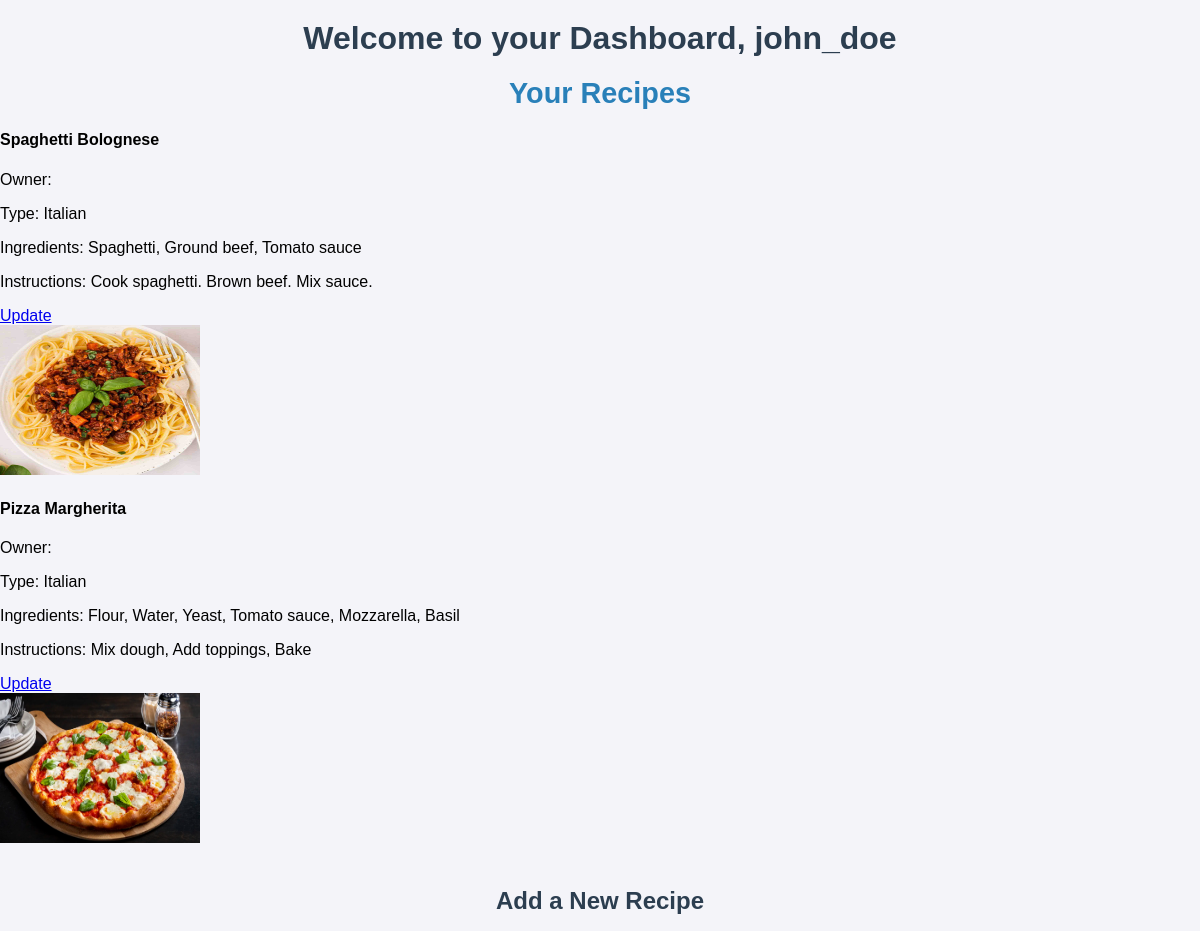
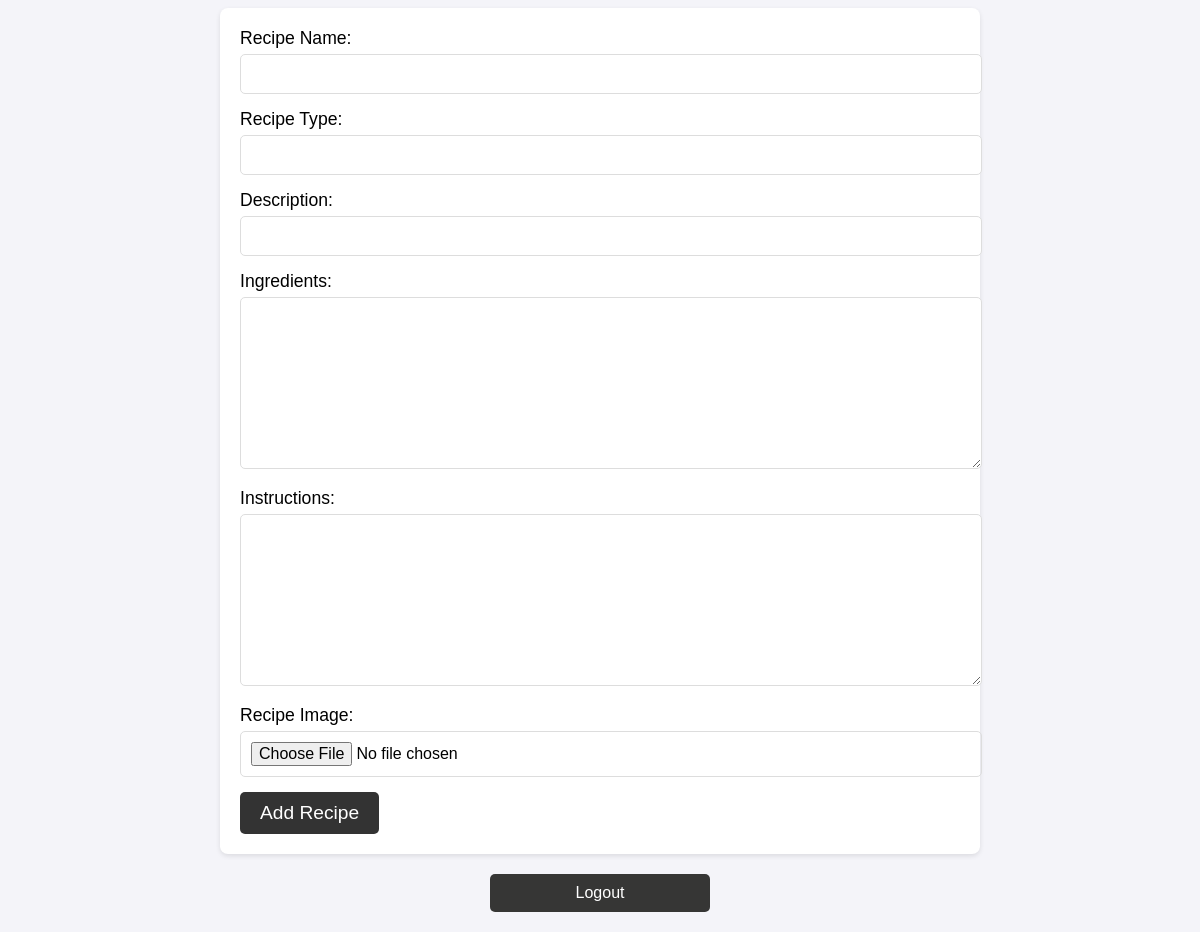
/dashboard.php (signed in), run on the app's committed database (2 pictures, top to bottom).
### tables this page shows
CREATE TABLE `users` (
  `uid` int(11) UNSIGNED NOT NULL,
  `username` varchar(255) NOT NULL,
  `password` varchar(255) NOT NULL,
  `email` varchar(255) NOT NULL
);

CREATE TABLE `recipes` (
  `rid` int(11) NOT NULL,
  `name` varchar(50) NOT NULL,
  `description` varchar(300) DEFAULT NULL,
  `type` enum('French','Italian','Chinese','Indian','Mexican','Others') NOT NULL,
  `Cookingtime` int(4) DEFAULT NULL,
  `ingredients` varchar(1000) DEFAULT NULL,
  `instructions` varchar(1000) DEFAULT NULL,
  `image` varchar(200) DEFAULT NULL,
  `uid` int(11) UNSIGNED NOT NULL
);

### dashboard.php (the view, shortened to what this page needs)
<?php
include('config.php');
$user_id = $_SESSION['user_id'];
$query = "SELECT username FROM users WHERE uid = :user_id";
$stmt = $db->prepare($query);
$stmt->bindParam(':user_id', $user_id, PDO::PARAM_INT);
$stmt->execute();
$user = $stmt->fetch(PDO::FETCH_ASSOC);
$recipe_query = "SELECT * FROM recipes WHERE uid = :user_id";
$recipe_stmt = $db->prepare($recipe_query);
$recipe_stmt->bindParam(':user_id', $user_id, PDO::PARAM_INT);
$recipe_stmt->execute();
$recipes = $recipe_stmt->fetchAll(PDO::FETCH_ASSOC);
if ($user) {
    $username = $user['username'];
} else {
    echo "User not found!";
    exit();
}
?>
<!DOCTYPE html>
<html lang="en">
<head>
</head>
<body>
    <h1>Welcome to your Dashboard, <?= htmlspecialchars($username) ?></h1>
    <h2>Your Recipes</h2>
    <?php if (count($recipes) > 0): ?>
        <?php foreach ($recipes as $recipe): ?>
            <section class="recipe">
                <h4><?= htmlspecialchars($recipe['name']) ?></h4>
                <div class="recipe-details">
                    <p>Owner: <?= htmlspecialchars($recipe['owner_name']) ?></p>
                    <p>Type: <?= htmlspecialchars($recipe['type']) ?></p>
                    <p>Ingredients: <?= htmlspecialchars($recipe['ingredients']) ?></p>
                    <p>Instructions: <?= htmlspecialchars($recipe['instructions']) ?></p>
                    <a href="update.php?id=<?= $recipe['id'] ?>" class="update-button">Update</a>
                </div>
                <?php if ($recipe['image']): ?>
                    <img src="images/<?= htmlspecialchars($recipe['image']) ?>" alt="<?= htmlspecialchars($recipe['name']) ?>" width="200px" height="150px">
                <?php else: ?>
                    <p>No image available</p>
                <?php endif; ?>
            </section>
        <?php endforeach; ?>
    <?php else: ?>
        <p>You have not posted any recipes yet.</p>
    <?php endif; ?>
    <h3>Add a New Recipe</h3>
        <form method="POST" enctype="multipart/form-data">
            <label for="recipe_name">Recipe Name:</label>
            <input type="text" name="recipe_name" id="recipe_name" required><br>
            <label for="recipe_type">Recipe Type:</label>
            <input type="text" name="recipe_type" id="recipe_type" required><br>
            <label for="description">Description:</label>
            <input type="text" name="description" id="description" required><br>
            <label for="recipe_ingredients">Ingredients:</label>
            <textarea name="recipe_ingredients" id="recipe_ingredients" required></textarea><br>
            <label for="recipe_instructions">Instructions:</label>
            <textarea name="recipe_instructions" id="recipe_instructions" required></textarea><br>
            <label for="recipe_image">Recipe Image:</label>
            <input type="file" name="recipe_image" id="recipe_image"><br>
            <button type="submit" name="add_recipe">Add Recipe</button>
     </form>
    <p><a href="dashboard.php?logout=true">Logout</a></p>
</body>
</html>

### dashboard.php (style rules this page uses)
body { font-family: Arial, Helvetica, sans-serif; background-color: #f4f4f9; margin: 0; padding: 0; }
h1, h2, h3 { text-align: center; color: #4b4b4b; }
h1 { font-size: 2em; margin: 20px 0; color: #2c3e50; }
h2 { font-size: 1.8em; margin: 20px 0; color: #2980b9; }
h3 { font-size: 1.5em; margin-top: 40px; color: #2c3e50; }
form { width: 60%; margin: 0 auto; background-color: #ffffff; padding: 20px; border-radius: 8px; box-shadow: 0 2px 5px rgba(0, 0, 0, 0.1); }
form label { font-size: 1.1em; margin-bottom: 5px; display: block; }
form input, form textarea { width: 100%; padding: 10px; margin-bottom: 15px; border: 1px solid #ddd; border-radius: 5px; font-size: 1em; }
form textarea { height: 150px; }
form button { padding: 10px 20px; background-color:rgb(51, 51, 51); color: white; border: none; border-radius: 5px; font-size: 1.2em; cursor: pointer; }
p a { display: block; width: 200px; text-align: center; background-color:rgb(54, 54, 53); color: white; padding: 10px; text-decoration: none; border-radius: 5px; margin: 20px auto; }

### data on the page
users: username "john_doe"
recipes: name "Spaghetti Bolognese", type "Italian", ingredients "Spaghetti, Ground beef, Tomato sauce", instructions "Cook spaghetti. Brown beef. Mix sauce.", image (picture)
recipes: name "Pizza Margherita", type "Italian", ingredients "Flour, Water, Yeast, Tomato sauce, Mozzarella, Basil", instructions "Mix dough, Add toppings, Bake", image (picture)
